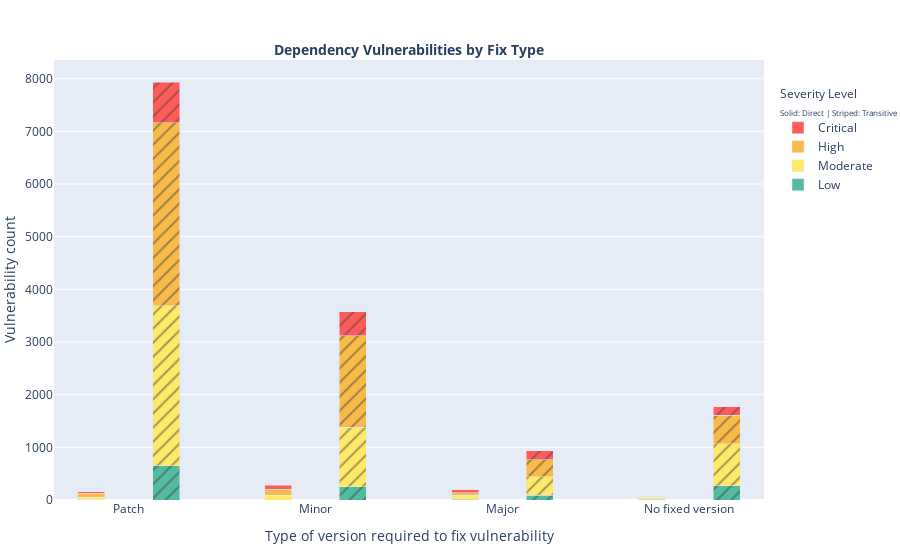

Source (notebook cell):
### Code cell
import pandas as pd
import warnings
import plotly.graph_objects as go
import code_data_science.data_table as dt

warnings.simplefilter("ignore")

df = dt.read_csv("../samples/dependency_vulnerabilities.csv")

df["repositoryWithBranch"] = df["repositoryPath"] + "/" + df["repositoryBranch"]

# Filter the data frame to only include rows where repositoryWithBranch contain
# a term in the repository_filter (case insensitive)
if len(repository_filter) > 0:
    df = df[
        df["repositoryWithBranch"].str.contains("|".join(repository_filter), case=False)
    ]


def create_bar_plot(df_direct, df_transitive):
    if df_direct is None or df_transitive is None:
        # Create empty dataframes with the correct structure
        fix_types = ["Patch", "Minor", "Major", "No fixed version"]
        df_direct = pd.DataFrame(
            {
                "Type": fix_types,
                "Low": [0] * 4,
                "Moderate": [0] * 4,
                "High": [0] * 4,
                "Critical": [0] * 4,
            }
        )
        df_transitive = pd.DataFrame(
            {
                "Type": fix_types,
                "Low": [0] * 4,
                "Moderate": [0] * 4,
                "High": [0] * 4,
                "Critical": [0] * 4,
            }
        )

    fig = go.Figure()

    # Define colors for severity levels
    colors = {
        "Critical": "#FF5B5B",
        "High": "#FABA49",
        "Moderate": "#FEE968",
        "Low": "#52BBA0",
    }

    # Calculate totals for percentage calculations
    df_direct["Total"] = df_direct[["Critical", "High", "Moderate", "Low"]].sum(axis=1)
    df_transitive["Total"] = df_transitive[["Critical", "High", "Moderate", "Low"]].sum(
        axis=1
    )
    grand_total = df_direct["Total"].sum() + df_transitive["Total"].sum()

    # Create custom x-axis positions for grouping
    fix_types = df_direct["Type"].tolist()
    n_groups = len(fix_types)

    # Create x positions: each group gets positions like [0, 0.4], [1, 1.4], [2, 2.4], etc.
    x_direct = [i - 0.2 for i in range(n_groups)]
    x_transitive = [i + 0.2 for i in range(n_groups)]

    # Custom tick labels and positions for the main groups
    tick_positions = list(range(n_groups))
    tick_labels = fix_types

    # Add traces for direct dependencies
    for i, severity in enumerate(["Low", "Moderate", "High", "Critical"]):
        # Calculate percentages for hover
        percentages_direct = []
        for idx in range(len(df_direct)):
            count = df_direct.iloc[idx][severity]
            total_in_category = (
                df_direct.iloc[idx]["Total"] + df_transitive.iloc[idx]["Total"]
            )
            pct_of_category = (
                (count / total_in_category * 100) if total_in_category > 0 else 0
            )
            pct_of_all = (count / grand_total * 100) if grand_total > 0 else 0
            percentages_direct.append(
                {
                    "category_pct": round(pct_of_category, 1),
                    "total_pct": round(pct_of_all, 1),
                }
            )

        fig.add_trace(
            go.Bar(
                name=severity,
                x=x_direct,
                y=df_direct[severity],
                marker_color=colors[severity],
                legendgroup=severity,
                showlegend=True,
                width=0.35,  # Make bars wider
                customdata=percentages_direct,
                hovertemplate=(
                    "<b>%{x}</b><br>"
                    + f"{severity} (Direct): %{{y}}<br>"
                    + "Percent of %{x}: %{customdata.category_pct}%<br>"
                    + "Percent of all: %{customdata.total_pct}%"
                    + "<extra></extra>"
                ),
            )
        )

    # Add traces for transitive dependencies
    for i, severity in enumerate(["Low", "Moderate", "High", "Critical"]):
        # Calculate percentages for hover
        percentages_transitive = []
        for idx in range(len(df_transitive)):
            count = df_transitive.iloc[idx][severity]
            total_in_category = (
                df_direct.iloc[idx]["Total"] + df_transitive.iloc[idx]["Total"]
            )
            pct_of_category = (
                (count / total_in_category * 100) if total_in_category > 0 else 0
            )
            pct_of_all = (count / grand_total * 100) if grand_total > 0 else 0
            percentages_transitive.append(
                {
                    "category_pct": round(pct_of_category, 1),
                    "total_pct": round(pct_of_all, 1),
                }
            )

        fig.add_trace(
            go.Bar(
                name=f"{severity} ",  # Add space to make it different from direct
                x=x_transitive,
                y=df_transitive[severity],
                marker_color=colors[severity],
                marker_pattern_shape="/",
                legendgroup=severity,
                showlegend=False,  # Hide from legend since we'll use annotations
                width=0.35,  # Make bars wider
                customdata=percentages_transitive,
                hovertemplate=(
                    "<b>%{x}</b><br>"
                    + f"{severity} (Transitive): %{{y}}<br>"
                    + "Percent of %{x}: %{customdata.category_pct}%<br>"
                    + "Percent of all: %{customdata.total_pct}%"
                    + "<extra></extra>"
                ),
            )
        )

    # Update layout with improved legend
    fig.update_layout(
        xaxis={
            "title": "Type of version required to fix vulnerability",
            "tickmode": "array",
            "tickvals": tick_positions,
            "ticktext": tick_labels,
        },
        yaxis={"title": "Vulnerability count"},
        barmode="stack",
        bargap=0.6,  # Increase gap between groups
        bargroupgap=0.1,  # Small gap within groups
        margin=dict(l=0, r=0, t=60, b=60),
        legend=dict(
            orientation="v",
            yanchor="top",
            y=0.95,
            xanchor="left",
            x=1.02,
            title=dict(
                text="Severity Level<br><sub>Solid: Direct | Striped: Transitive</sub>",
                font=dict(size=12),
            ),
            traceorder="reversed",  # Reverse legend order to show Critical first
        ),
        annotations=[
            dict(
                text="<b>Dependency Vulnerabilities by Fix Type</b>",
                xref="paper",
                yref="paper",
                x=0.5,
                y=1.05,
                showarrow=False,
                font=dict(size=14),
            )
        ],
    )

    return fig


# Exit early if there are no stack traces and render a plot with a message
if len(df) == 0:
    fig = create_bar_plot(None, None)
    fig.update_yaxes(range=[0, 10])
    fig.show(render="plotly_mimetype")
else:

    def get_semver_fix(version, fixed_version):
        """
        looks at current version and fixed version and determines if the fix is a major, minor, patch version, or no fix
        """
        version_components = version.split(".")
        fixed_components = fixed_version.split(".")

        # if fixed version is empty, return "No fixed version"
        if fixed_version == "":
            return "No fixed version"

        if len(version_components) < 3:
            # fill in the missing version components with 0
            for i in range(3 - len(version_components)):
                version_components.append("0")
        if len(fixed_components) < 3:
            # fill in the missing version components with 0
            for i in range(3 - len(fixed_components)):
                fixed_components.append("0")

        elif version_components[0] != fixed_components[0]:
            return "Major"
        elif version_components[1] != fixed_components[1]:
            return "Minor"
        elif version_components[2] != fixed_components[2]:
            return "Patch"
        else:
            return "Unknown"

    # drop unnecessary columns except depth which we need
    df = df.drop(
        columns=[
            "repositoryOrigin",
            "repositoryPath",
            "repositoryBranch",
            "repositoryWithBranch",
            "cve",
            "groupId",
            "artifactId",
            "summary",
        ]
    )

    # fill NaN values with empty string
    df["fixedVersion"] = df["fixedVersion"].fillna("")
    df["version"] = df["version"].fillna("")
    # make sure version and fixedVersion is a string
    df["fixedVersion"] = df["fixedVersion"].astype(str)
    df["version"] = df["version"].astype(str)

    # add column 'semverFix' to dataframe
    df["semverFix"] = df.apply(
        lambda x: get_semver_fix(x["version"], x["fixedVersion"]), axis=1
    )

    # Split into direct and transitive
    df_direct = df[df["depth"] == 0]
    df_transitive = df[df["depth"] != 0]

    # Define the order for fix types
    fix_order = ["Patch", "Minor", "Major", "No fixed version"]

    # Create aggregated data for direct dependencies
    direct_data = []
    for fix_type in fix_order:
        fix_df = df_direct[df_direct["semverFix"] == fix_type]
        severity_counts = fix_df["severity"].value_counts()
        direct_data.append(
            {
                "Type": fix_type,
                "Critical": severity_counts.get("CRITICAL", 0),
                "High": severity_counts.get("HIGH", 0),
                "Moderate": severity_counts.get("MODERATE", 0),
                "Low": severity_counts.get("LOW", 0),
            }
        )
    df_direct_plot = pd.DataFrame(direct_data)

    # Create aggregated data for transitive dependencies
    transitive_data = []
    for fix_type in fix_order:
        fix_df = df_transitive[df_transitive["semverFix"] == fix_type]
        severity_counts = fix_df["severity"].value_counts()
        transitive_data.append(
            {
                "Type": fix_type,
                "Critical": severity_counts.get("CRITICAL", 0),
                "High": severity_counts.get("HIGH", 0),
                "Moderate": severity_counts.get("MODERATE", 0),
                "Low": severity_counts.get("LOW", 0),
            }
        )
    df_transitive_plot = pd.DataFrame(transitive_data)

    fig = create_bar_plot(df_direct_plot, df_transitive_plot)

    # Show the figure
    fig.show(render="plotly_mimetype")

### Figure 1 — Plotly figure (JSON) as saved in the notebook; plotly's stock layout.template omitted (floating-point values rounded to 4 significant figures)
{"data": [{"customdata": [{"category_pct": 0.1, "total_pct": 0}, {"category_pct": 0, "total_pct": 0}, {"category_pct": 1.2, "total_pct": 0.1}, {"category_pct": 0.5, "total_pct": 0.1}], "hovertemplate": "<b>%{x}</b><br>Low (Direct): %{y}<br>Percent of %{x}: %{customdata.category_pct}%<br>Percent of all: %{customdata.total_pct}%<extra></extra>", "legendgroup": "Low", "marker": {"color": "#52BBA0"}, "name": "Low", "showlegend": true, "type": "bar", "x": [-0.2, 0.8, 1.8, 2.8], "y": [5, 0, 13, 10]}, {"customdata": [{"category_pct": 0.6, "total_pct": 0.3}, {"category_pct": 2.3, "total_pct": 0.6}, {"category_pct": 7.1, "total_pct": 0.5}, {"category_pct": 2.2, "total_pct": 0.3}], "hovertemplate": "<b>%{x}</b><br>Moderate (Direct): %{y}<br>Percent of %{x}: %{customdata.category_pct}%<br>Percent of all: %{customdata.total_pct}%<extra></extra>", "legendgroup": "Moderate", "marker": {"color": "#FEE968"}, "name": "Moderate", "showlegend": true, "type": "bar", "x": [-0.2, 0.8, 1.8, 2.8], "y": [49, 87, 80, 40]}, {"customdata": [{"category_pct": 1, "total_pct": 0.5}, {"category_pct": 3, "total_pct": 0.8}, {"category_pct": 3.7, "total_pct": 0.3}, {"category_pct": 0.9, "total_pct": 0.1}], "hovertemplate": "<b>%{x}</b><br>High (Direct): %{y}<br>Percent of %{x}: %{customdata.category_pct}%<br>Percent of all: %{customdata.total_pct}%<extra></extra>", "legendgroup": "High", "marker": {"color": "#FABA49"}, "name": "High", "showlegend": true, "type": "bar", "x": [-0.2, 0.8, 1.8, 2.8], "y": [78, 115, 42, 17]}, {"customdata": [{"category_pct": 0.3, "total_pct": 0.2}, {"category_pct": 2.1, "total_pct": 0.5}, {"category_pct": 4.9, "total_pct": 0.4}, {"category_pct": 0.3, "total_pct": 0}], "hovertemplate": "<b>%{x}</b><br>Critical (Direct): %{y}<br>Percent of %{x}: %{customdata.category_pct}%<br>Percent of all: %{customdata.total_pct}%<extra></extra>", "legendgroup": "Critical", "marker": {"color": "#FF5B5B"}, "name": "Critical", "showlegend": true, "type": "bar", "x": [-0.2, 0.8, 1.8, 2.8], "y": [26, 81, 55, 5]}, {"customdata": [{"category_pct": 8, "total_pct": 4.4}, {"category_pct": 6.5, "total_pct": 1.7}, {"category_pct": 7.8, "total_pct": 0.6}, {"category_pct": 14.6, "total_pct": 1.8}], "hovertemplate": "<b>%{x}</b><br>Low (Transitive): %{y}<br>Percent of %{x}: %{customdata.category_pct}%<br>Percent of all: %{customdata.total_pct}%<extra></extra>", "legendgroup": "Low", "marker": {"color": "#52BBA0", "pattern": {"shape": "/"}}, "name": "Low ", "showlegend": false, "type": "bar", "x": [0.2, 1.2, 2.2, 3.2], "y": [650, 251, 87, 269]}, {"customdata": [{"category_pct": 37.6, "total_pct": 20.4}, {"category_pct": 29.4, "total_pct": 7.6}, {"category_pct": 31.6, "total_pct": 2.4}, {"category_pct": 43.2, "total_pct": 5.3}], "hovertemplate": "<b>%{x}</b><br>Moderate (Transitive): %{y}<br>Percent of %{x}: %{customdata.category_pct}%<br>Percent of all: %{customdata.total_pct}%<extra></extra>", "legendgroup": "Moderate", "marker": {"color": "#FEE968", "pattern": {"shape": "/"}}, "name": "Moderate ", "showlegend": false, "type": "bar", "x": [0.2, 1.2, 2.2, 3.2], "y": [3041, 1133, 355, 797]}, {"customdata": [{"category_pct": 42.8, "total_pct": 23.2}, {"category_pct": 45, "total_pct": 11.6}, {"category_pct": 29.1, "total_pct": 2.2}, {"category_pct": 29.5, "total_pct": 3.7}], "hovertemplate": "<b>%{x}</b><br>High (Transitive): %{y}<br>Percent of %{x}: %{customdata.category_pct}%<br>Percent of all: %{customdata.total_pct}%<extra></extra>", "legendgroup": "High", "marker": {"color": "#FABA49", "pattern": {"shape": "/"}}, "name": "High ", "showlegend": false, "type": "bar", "x": [0.2, 1.2, 2.2, 3.2], "y": [3467, 1734, 326, 545]}, {"customdata": [{"category_pct": 9.6, "total_pct": 5.2}, {"category_pct": 11.8, "total_pct": 3}, {"category_pct": 14.6, "total_pct": 1.1}, {"category_pct": 8.8, "total_pct": 1.1}], "hovertemplate": "<b>%{x}</b><br>Critical (Transitive): %{y}<br>Percent of %{x}: %{customdata.category_pct}%<br>Percent of all: %{customdata.total_pct}%<extra></extra>", "legendgroup": "Critical", "marker": {"color": "#FF5B5B", "pattern": {"shape": "/"}}, "name": "Critical ", "showlegend": false, "type": "bar", "x": [0.2, 1.2, 2.2, 3.2], "y": [778, 453, 164, 163]}], "layout": {"annotations": [{"font": {"size": 14}, "showarrow": false, "text": "<b>Dependency Vulnerabilities by Fix Type</b>", "x": 0.5, "xref": "paper", "y": 1.05, "yref": "paper"}], "bargap": 0.6, "bargroupgap": 0.1, "barmode": "stack", "legend": {"orientation": "v", "title": {"font": {"size": 12}, "text": "Severity Level<br><sub>Solid: Direct | Striped: Transitive</sub>"}, "traceorder": "reversed", "x": 1.02, "xanchor": "left", "y": 0.95, "yanchor": "top"}, "margin": {"b": 60, "l": 0, "r": 0, "t": 60}, "xaxis": {"tickmode": "array", "ticktext": ["Patch", "Minor", "Major", "No fixed version"], "tickvals": [0, 1, 2, 3], "title": {"text": "Type of version required to fix vulnerability"}}, "yaxis": {"title": {"text": "Vulnerability count"}}}}
